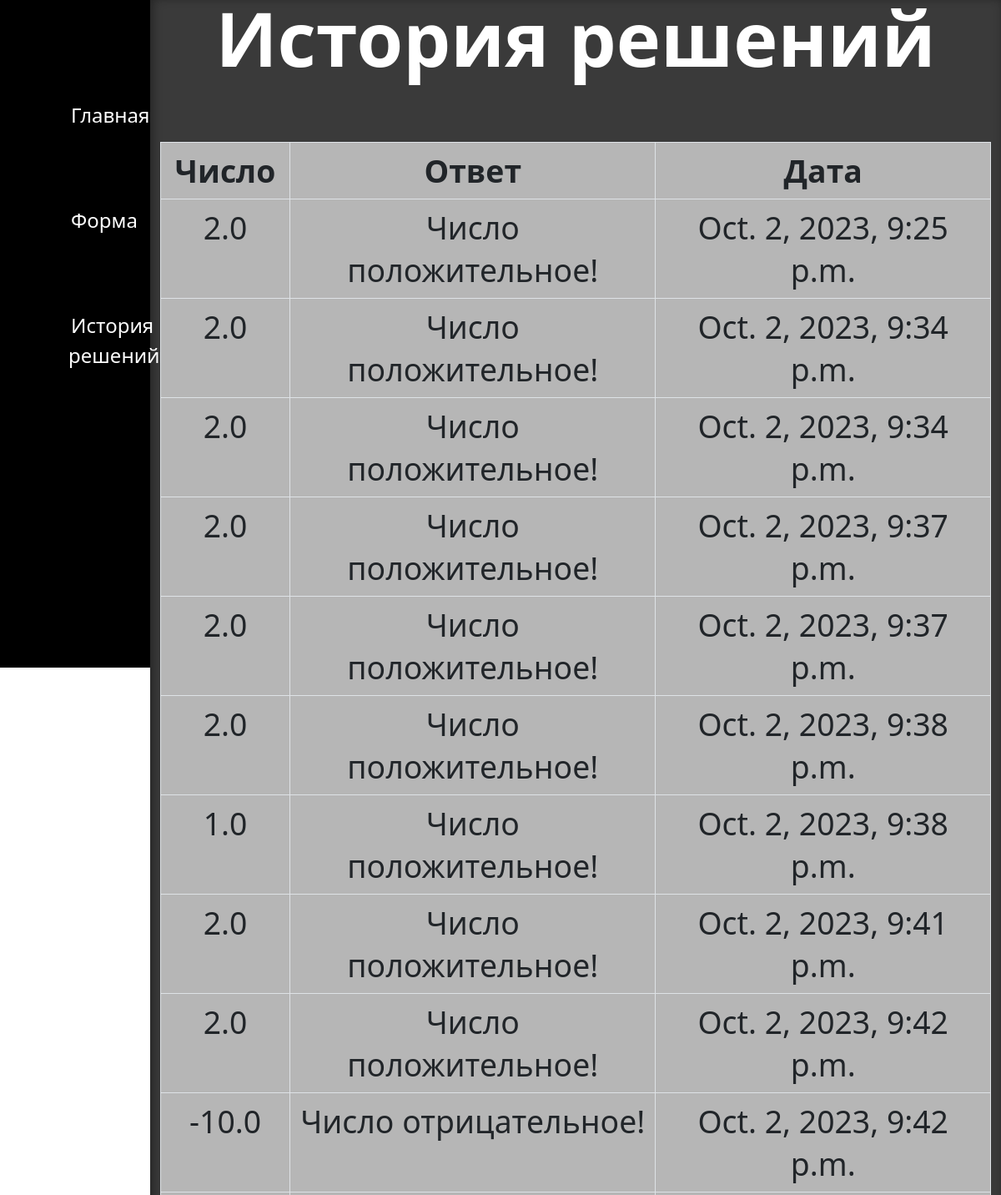
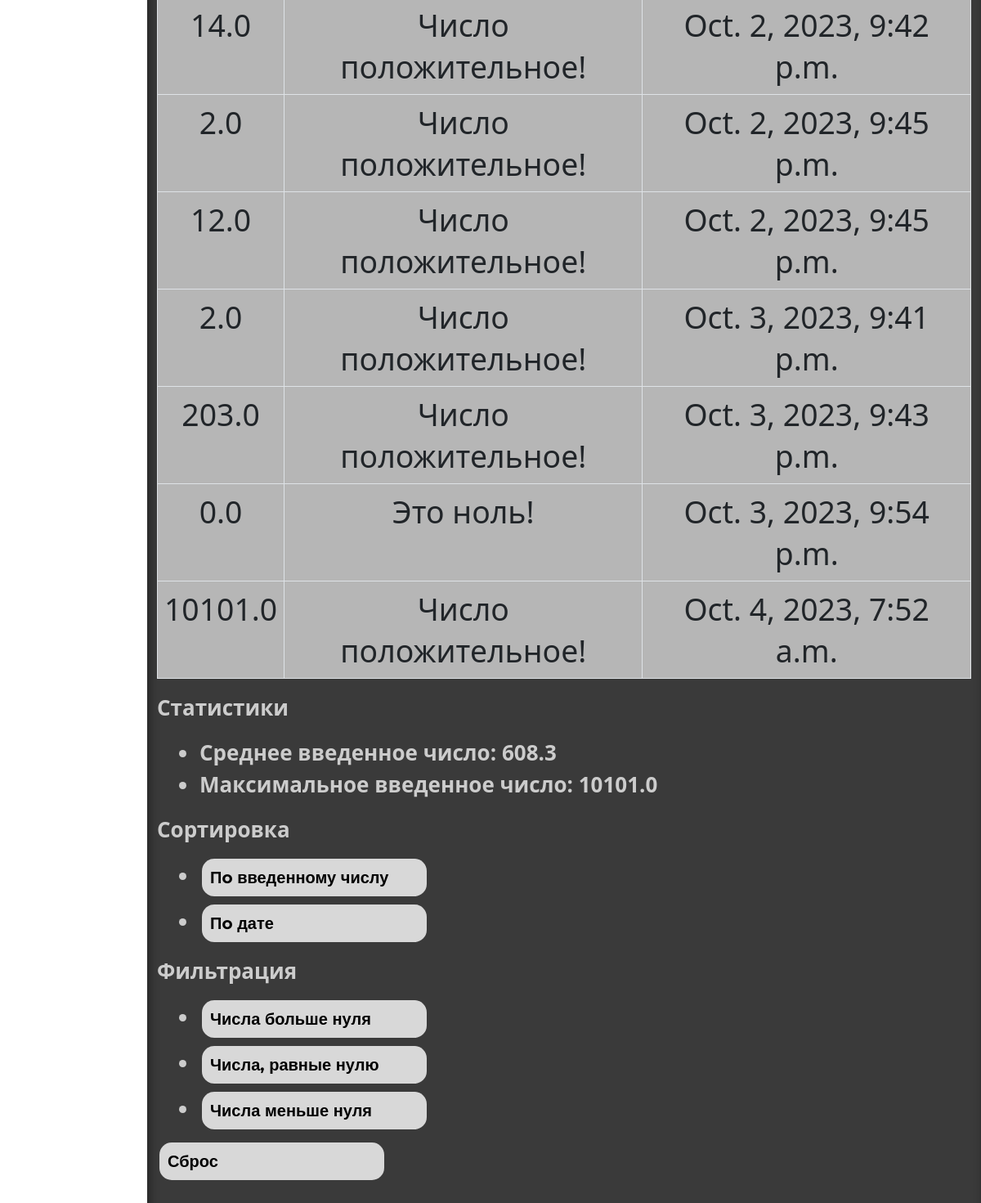
Page /algo/history/ on the committed database (2 pictures, top to bottom).
### algo/models.py (models this page shows, shortened)
class Result(models.Model):
    task = models.OneToOneField(
        Task,
        on_delete=models.CASCADE,
        primary_key=True,
        verbose_name="Задача",
    )
    answer = models.IntegerField("Ответ")
    class Meta:
        verbose_name = "Результат"
        verbose_name_plural = "Результаты"

class Task(models.Model):
    num = models.FloatField("Число")
    timestamp = models.DateTimeField("Время", auto_now=True)
    class Meta:
        verbose_name = "Задача"
        verbose_name_plural = "Задачи"

### algo/views.py (the view)
# urls.py: path("history/", views.ResultListView.as_view(), name="history"),
class ResultListView(generic.ListView):
    model = Result
    template_name = "algo/history.html"
    context_object_name = "results"
    def get(self, *args, **kwargs):
        if not Result.objects.exists():
            return redirect("algo:empty_history")
        return super().get(*args, **kwargs)
    def get_url_params(self):
        return {k: v[0] for k, v in dict(self.request.GET).items()}
    def get_context_data(self, **kwargs):
        context = super().get_context_data(**kwargs)
        context.update(**compute_stats(context["object_list"]))
        context.update(**sort_options())
        context.update(**filter_options())
        return context
    def get_queryset(self):
        queryset = Result.objects.all()
        url_params = self.get_url_params()
        order_by = url_params.get("order_by")
        if order_by:
            return queryset.order_by(order_by)
        filter_by = url_params.get("filter_by")
        value = url_params.get("value")
        if filter_by and value:
            return queryset.filter(**{f"{filter_by}__exact": value})
        return queryset

### algo/utils.py (called while the page is built)
def format_stat(stat: float) -> str:
    if stat is None:
        return "0.0"
    return f"{stat:.1f}"

def compute_stats(objects: QuerySet) -> List[Dict[str, str]]:
    return {
        "stats": [
            {
                "value": format_stat(objects.aggregate(Avg("task__num"))["task__num__avg"]),
                "description": "Cpeднee введенное число",
            },
            {
                "value": format_stat(objects.aggregate(Max("task__num"))["task__num__max"]),
                "description": "Maкcимaльнoe введенное число",
            },
        ],
    }

def sort_options():
    return {
        "sort_options": [
            {
                "field": "task__num",
                "description": "Пo введенному числу",
            },
            {
                "field": "task__timestamp",
                "description": "Пo дате",
            },
        ],
    }

def filter_options():
    return {
        "filter_options": [
            {
                "field": "answer",
                "value": "1",
                "description": "Числа больше нуля",
            },
            {
                "field": "answer",
                "value": "0",
                "description": "Числа, равные нулю",
            },
            {
                "field": "answer",
                "value": "-1",
                "description": "Числа меньше нуля",
            },
        ],
    }

### algo/templates/algo/history.html (shortened to what this page needs)
{% extends "algo/layout.html" %} {% load static %} {% block content %}
<section class="func">
    <div class="container">
        <h2 class="portfolio-header">История решений</h2>
        <table class="table table-bordered">
            <thead>
                <tr>
                    <th scope="col">Число</th>
                    <th scope="col">Ответ</th>
                    <th scope="col">Дата</th>
                </tr>
            </thead>
            <tbody style="border-top: 0px;">
                {% for result in results %}
                <tr>
                    <td>{{ result.task.num }}</td>
                    <td>{% if result.answer == 1 %}
                        Число положительное!
                        {% elif result.answer == -1 %}
                        Число отрицательное!
                        {% else %}
                        Это ноль!
                        {% endif %}</td>
                    <td>{{ result.task.timestamp }}</td>
                </tr>
                {% endfor %}
            </tbody>
        </table>
        <p>
            Статистики
        </p>
        <ul>
            {% for stat in stats %}
            <li>{{ stat.description }}: {{ stat.value }}</li>
            {% endfor %}
        </ul>
        <p>
            Сортировка
        </p>
        <ul>
            {% for sort_option in sort_options %}
            <li class="pressable">
                <a href="{{ history }}?order_by={{ sort_option.field }}">
                    <input class="button" value="{{ sort_option.description }}" />
                </a>
            </li>
            {% endfor %}
        </ul>
        <p>
            Фильтрация
        </p>
        <ul>
            {% for filter_option in filter_options %}
            <li class="pressable">
                <a href="{{ history }}?filter_by={{ filter_option.field }}&value={{ filter_option.value }}">
                    <input class="button" value="{{ filter_option.description }}" />
                </a>
            </li>
            {% endfor %}
        </ul>
        <p>
            <a href="{{ history }}">
                <input class="button" value="Сброс" />
            </a>
        </p>
    </div>
</section>
{% endblock content %}

### algo/templates/algo/layout.html (shortened to what this page needs)
<html>
{% load static %}
{% url 'algo:index' as index %}
{% url 'algo:task' as task %}
{% url 'algo:history' as history %}
<head>
    <link rel="stylesheet" href="{% static 'algo/css/main.css' %}" />
    <link rel="stylesheet" href="https://cdn.jsdelivr.net/npm/bootstrap@5.1.3/dist/css/bootstrap.min.css">
</head>
<body>
    <aside>
        <ul>
            <li> <a href="{{ index }}" class="func-link">Главная</a></li>
            <li> <a href="{{ task }}" class="func-link">Форма</a></li>
            <li> <a href="{{ history }}" class="func-link">История решений</a></li>
        </ul>
    </aside>
    <main>
        {% block content %}
        {% endblock %}
    </main>
</body>
</html>

### algo/static/algo/css/main.css (style rules this page uses)
html { scroll-behavior: smooth; }
aside { position: fixed; float: left; background: rgb(0, 0, 0); width: 15%; padding: 2.5%; height: 100vh; font-size: 24px; font-weight: 250; }
aside ul { list-style: none; text-decoration: none; }
aside ul li { text-decoration: none; list-style: none; display: block; color: #ffffff; margin-top: 90px; transition: 0.5s ease; }
.func-link { color: rgb(255, 255, 255); transition: color 0.4s; text-decoration: none; }
.container { margin-right: auto; padding-left: 15px; padding-right: 15px; font-size: 26px; font-weight: 600; color: #cccccc; }
.portfolio-header { margin-bottom: 80px; font-weight: 700; font-size: 90px; line-height: 100%; text-align: center; color: #ffffff; }
.func { align-items: center; width: 85%; float: right; margin-top: 0%; padding-bottom: 360px; padding-top: 0px; background: rgb(58, 58, 58); box-shadow: 3px -2px 12px 0px rgba(0, 0, 0, 0.39) inset; background-size: cover; background-blend-mode: multiply; }
.button { font-family: 'Montserrat', sans-serif; font-weight: 700; display: inline-block; background: rgba(255, 255, 255, 0.8); color: rgb(0, 0, 0); padding: 10px; border: none; border-radius: 15px; font-size: 20px; line-height: 1.3; cursor: pointer; justify-content: center; }
.table { width: 1815px; color: white; border-color: rgb(0, 0, 0); font-size: 28pt; margin-right: 90%; padding: 10px; text-align: center; background-size: cover; background: rgba(210, 210, 210, 0.82); background-blend-mode: multiply; }
a { margin-top: 5px; text-decoration: none; padding: 3px; }

### algo/templates/algo/history.html (style rules this page uses)
ul { margin-left: 20px; }
li.pressable { margin-top: 10px; }

### rows in the picture
Result: task.num "2.0", answer "Число положительное!", task.timestamp "Oct. 2, 2023, 9:25 p.m."
Result: task.num "2.0", answer "Число положительное!", task.timestamp "Oct. 2, 2023, 9:34 p.m."
Result: task.num "2.0", answer "Число положительное!", task.timestamp "Oct. 2, 2023, 9:34 p.m."
Result: task.num "2.0", answer "Число положительное!", task.timestamp "Oct. 2, 2023, 9:37 p.m."
Result: task.num "2.0", answer "Число положительное!", task.timestamp "Oct. 2, 2023, 9:37 p.m."
Result: task.num "2.0", answer "Число положительное!", task.timestamp "Oct. 2, 2023, 9:38 p.m."
Result: task.num "1.0", answer "Число положительное!", task.timestamp "Oct. 2, 2023, 9:38 p.m."
Result: task.num "2.0", answer "Число положительное!", task.timestamp "Oct. 2, 2023, 9:41 p.m."
Result: task.num "2.0", answer "Число положительное!", task.timestamp "Oct. 2, 2023, 9:42 p.m."
Result: task.num "-10.0", answer "Число отрицательное!", task.timestamp "Oct. 2, 2023, 9:42 p.m."
Result: task.num "14.0", answer "Число положительное!", task.timestamp "Oct. 2, 2023, 9:42 p.m."
Result: task.num "2.0", answer "Число положительное!", task.timestamp "Oct. 2, 2023, 9:45 p.m."
Result: task.num "12.0", answer "Число положительное!", task.timestamp "Oct. 2, 2023, 9:45 p.m."
Result: task.num "2.0", answer "Число положительное!", task.timestamp "Oct. 3, 2023, 9:41 p.m."
Result: task.num "203.0", answer "Число положительное!", task.timestamp "Oct. 3, 2023, 9:43 p.m."
Result: task.num "0.0", answer "Это ноль!", task.timestamp "Oct. 3, 2023, 9:54 p.m."
Result: task.num "10101.0", answer "Число положительное!", task.timestamp "Oct. 4, 2023, 7:52 a.m."

### other values in the picture
{{ stat.description }} "Cpeднee введенное число" "Maкcимaльнoe введенное число"
{{ stat.value }} "608.3" "10101.0"
